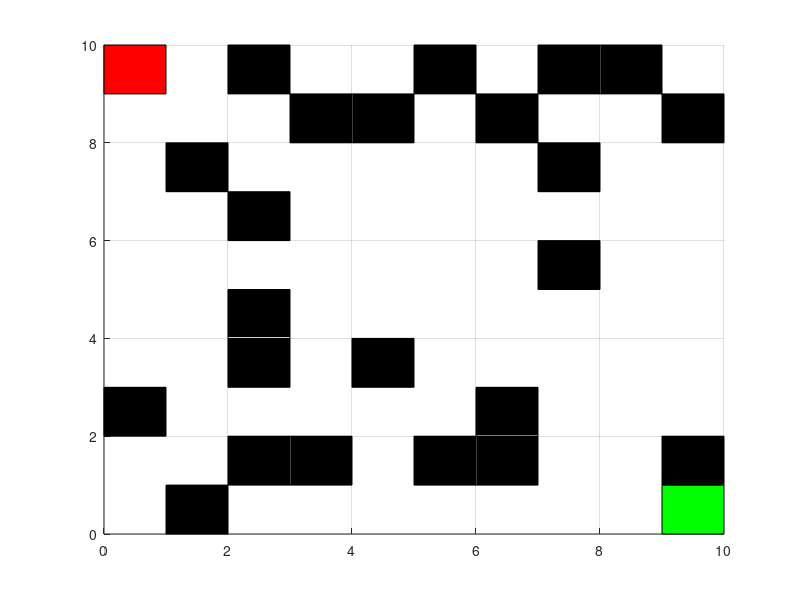
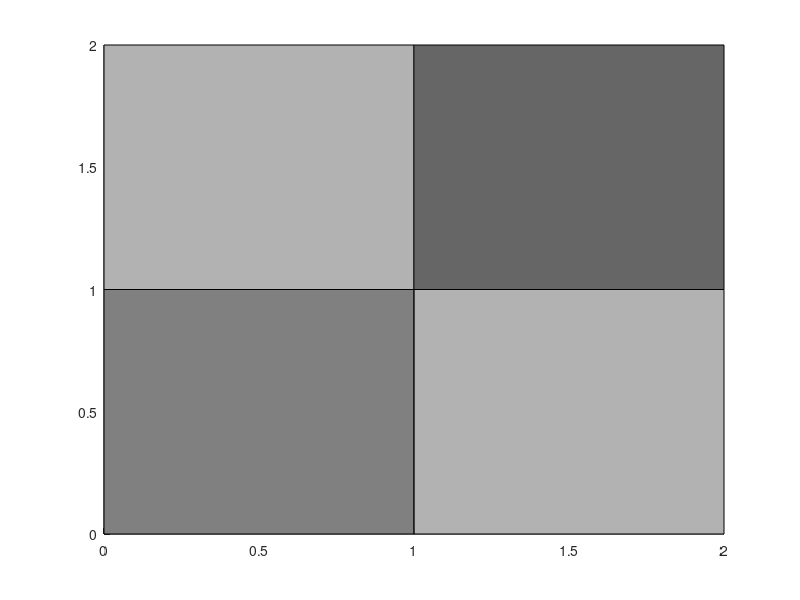

MATLAB code to generate these figures, in order: (Note: this script raises an error after producing the figures.)
clear
clc
close all

hold on
grid on

sides = 10; %make this a multiple of 5
axis([0 sides 0 sides])
n = sides^2;
G = zeros(n,n);
map = round(0.7*rand(sides,sides));
map(1,1) = 0;
map(end,end) = 0;
map_to_show = (flipud(map'));
%draw map
for i=1:sides
    for j=1:sides
        if map_to_show(i,j)==1
           rectangle('Position', [i-1, j-1, 1, 1], 'FaceColor', 'k')
        end
    end
end
rectangle('Position', [sides-1,0,1,1], 'FaceColor', 'g')
rectangle('Position', [0,sides-1,1,1], 'FaceColor', 'r')
map = fliplr(flipud(map)); % get map to match image;
%generate adjacency matrix
for i=1:sides
    for j=1:sides
        if map(i,j)==1
            continue
        end
        if i+1<=sides
            if map(i+1,j)==0
                G((j-1)*sides+i,(j-1)*sides+i+1)=1;
                G((j-1)*sides+i+1,(j-1)*sides+i)=1;

            end
        end
        if j+1<=sides
            if map(i,j+1)==0
                G((j-1)*sides+i,(j-1)*sides+i+sides)=1;
                G((j-1)*sides+i+sides,(j-1)*sides+i)=1;
            end
        end
        if i+1<=sides && j+1<=sides
            if map(i+1,j+1)==0
                G((j-1)*sides+i, (j-1)*sides+i+sides+1)=sqrt(2);
                G((j-1)*sides+i+sides+1, (j-1)*sides+i)=sqrt(2);
            end
        end
    end
end
% %Generate gray map
gray_map_a = zeros(sides/5,sides/5);
% 
for i=1:sides
%    
   zy = 1;
   for j = 1:5:sides
      gray_map_a(i,zy) = sum(map(i,j:j+4)); 
      zy = zy+1;
   end
end
zx = 0;
for i=1:sides/5
 zx = zx + 1;   
   for j = 1:size(gray_map_a,2)
       gray_map(zx,j) = sum(gray_map_a(i:i+4,j)) ;
   end
end

figure
for i = 1:(sides/5) %positions are incorrect
    for j = 1:(sides/5)
     rectangle('Position', [i-1, j-1, 1, 1], 'FaceColor',  [gray_map(i+j)/sides gray_map(i+j)/sides gray_map(i+j)/sides]);
    end
end
figure(1)
hold on

[path, cost] = dijkstra2(n, G, 1, n)
%figure
%convert path back to x,y
path_xy = [0 0];
for i=1:length(path)
    ind = path(i);
    x=0;
    y=0;
    while(ind>sides)
        ind = ind-sides;
        y = y+1;
    end
        x = ind;
        y = y+1; %necessary to make the x,y coords symmetrical
   path_xy =  [path_xy; x y];
end
path_xy(1,:) = []

px = sides+1 - path_xy(:,1);
path_xy(:,1) = px;
path_xy = path_xy - .5;
plot(path_xy(:,2),path_xy(:,1), 'b', 'LineWidth', 3)

ind_i = 1;
ind_j = 1;
for i = 1:5:sides
    for j = 1:5:sides
        map_zoomed(ind_i,ind_j) = mean(mean(map(j:j+4,i:i+4)));
        ind_j = ind_j +1;
    end
ind_j =1;
ind_i = ind_i+1;
end
